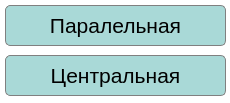
<?xml version="1.0" encoding="UTF-8"?>
<ui version="4.0">
 <class>Perspective</class>
 <widget class="QDialog" name="Perspective">
  <property name="geometry">
   <rect>
    <x>0</x>
    <y>0</y>
    <width>230</width>
    <height>103</height>
   </rect>
  </property>
  <property name="minimumSize">
   <size>
    <width>230</width>
    <height>103</height>
   </size>
  </property>
  <property name="maximumSize">
   <size>
    <width>230</width>
    <height>103</height>
   </size>
  </property>
  <property name="windowTitle">
   <string/>
  </property>
  <property name="styleSheet">
   <string notr="true">background-color: white;
</string>
  </property>
  <widget class="QPushButton" name="parallel">
   <property name="geometry">
    <rect>
     <x>5</x>
     <y>5</y>
     <width>221</width>
     <height>41</height>
    </rect>
   </property>
   <property name="font">
    <font>
     <pointsize>16</pointsize>
    </font>
   </property>
   <property name="styleSheet">
    <string notr="true">QPushButton{
background-color: rgb(169, 217, 215);
border: 1px solid gray;
border-radius: 5px;
}

QPushButton:pressed {
    background-color: rgb(228, 226, 229);
}</string>
   </property>
   <property name="text">
    <string>Паралельная</string>
   </property>
  </widget>
  <widget class="QPushButton" name="central">
   <property name="geometry">
    <rect>
     <x>5</x>
     <y>55</y>
     <width>221</width>
     <height>41</height>
    </rect>
   </property>
   <property name="font">
    <font>
     <pointsize>16</pointsize>
    </font>
   </property>
   <property name="styleSheet">
    <string notr="true">QPushButton{
background-color: rgb(169, 217, 215);
border: 1px solid gray;
border-radius: 5px;
}

QPushButton:pressed {
    background-color: rgb(228, 226, 229);
}</string>
   </property>
   <property name="text">
    <string>Центральная</string>
   </property>
  </widget>
 </widget>
 <resources/>
 <connections/>
</ui>
